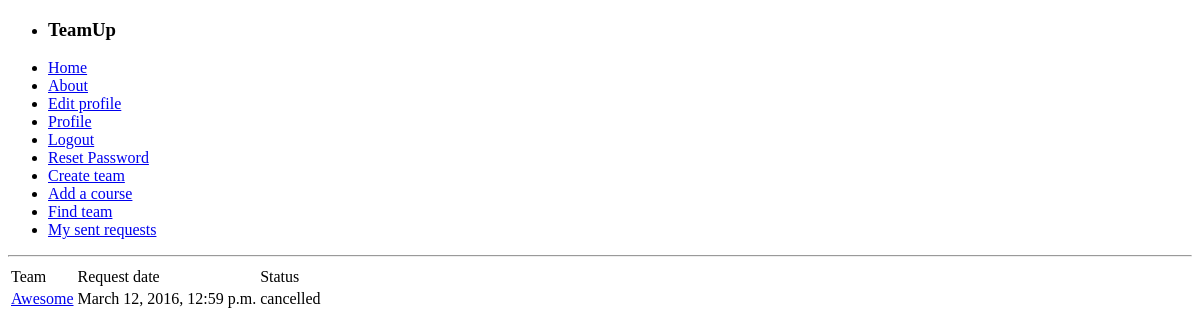
The app's page /teambuilder/my-sent-requests/ (signed in), older data.
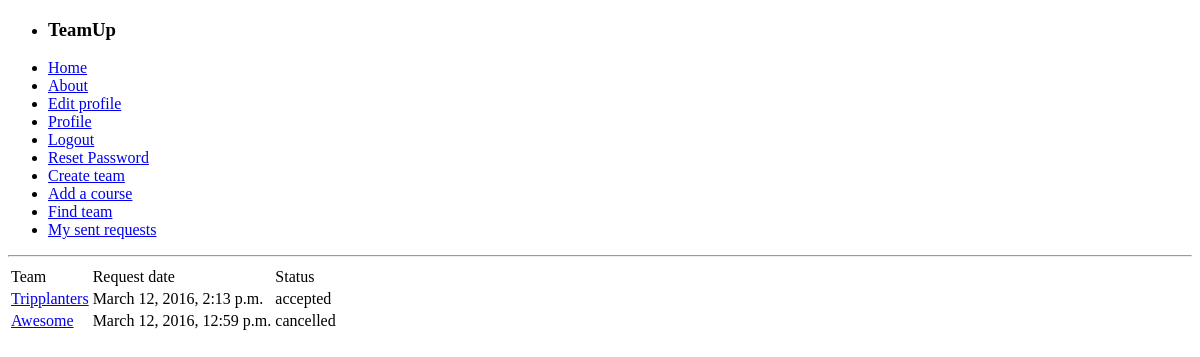
The same page, newer data.
### teambuilder/models.py (models this page shows, shortened)
class Memberrequest(models.Model):
    user=models.ForeignKey(User)
    status=models.CharField(max_length=10, default="pending")
    request_date=models.DateTimeField(default=datetime.now(), null=False)
    team = models.ForeignKey(Team)

class Team(models.Model):
    name=models.CharField(max_length=100, unique=True)
    course=models.ForeignKey(Course)
    creator = models.ForeignKey(User)
    current_size=models.IntegerField(default=0)
    creation_date=models.DateTimeField(default=datetime.now(), null=False)
    required_skills=models.TextField(max_length=500)
    description=models.TextField(max_length=500)
    slug = models.SlugField()

### teambuilder/views.py (the view)
@login_required
def my_sent_requests(request):
    user = request.user
    mrs = Memberrequest.objects.filter(user=user).order_by('-request_date')
    return render(request, 'teambuilder/my_sent_requests.html', {'requests':mrs})

### templates/teambuilder/my_sent_requests.html (shortened to what this page needs)
{% extends 'base.html' %}
{% block body_block %}
    {% if requests %}
        <table>
            <tr>
                <td>Team</td>
                <td>Request date</td>
                <td>Status</td>
            </tr>
            {% for request in requests %}
                <tr>
                    <td><a href="/teambuilder/team/{{request.team.slug}}/details/"> {{request.team.name}}</a></td>
                    <td>{{request.request_date}}</td>
                    <td>{{request.status}}</td>
                </tr>
            {% endfor %}
        </table>
    {% else %}
        <p>No requests have been sent.</p>
    {% endif %}
{% endblock %}

Row changes from the older to the newer data that the page shows:
added Memberrequest: team.name "Tripplanters", request_date "March 12, 2016, 2:13 p.m.", status "accepted"
